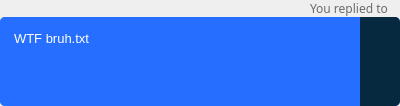
<?xml version="1.0" encoding="UTF-8"?>
<ui version="4.0">
 <class>Form</class>
 <widget class="QWidget" name="Form">
  <property name="geometry">
   <rect>
    <x>0</x>
    <y>0</y>
    <width>400</width>
    <height>106</height>
   </rect>
  </property>
  <layout class="QVBoxLayout" name="verticalLayout">
   <property name="spacing">
    <number>0</number>
   </property>
   <property name="leftMargin">
    <number>0</number>
   </property>
   <property name="topMargin">
    <number>0</number>
   </property>
   <property name="rightMargin">
    <number>0</number>
   </property>
   <property name="bottomMargin">
    <number>0</number>
   </property>
   <item>
    <layout class="QHBoxLayout" name="horizontalLayout">
     <property name="spacing">
      <number>0</number>
     </property>
     <property name="rightMargin">
      <number>12</number>
     </property>
     <item>
      <spacer name="horizontalSpacer">
       <property name="orientation">
        <enum>Qt::Horizontal</enum>
       </property>
       <property name="sizeHint" stdset="0">
        <size>
         <width>13</width>
         <height>13</height>
        </size>
       </property>
      </spacer>
     </item>
     <item>
      <widget class="QLabel" name="label_2">
       <property name="sizePolicy">
        <sizepolicy hsizetype="Minimum" vsizetype="Minimum">
         <horstretch>0</horstretch>
         <verstretch>0</verstretch>
        </sizepolicy>
       </property>
       <property name="font">
        <font>
         <family>Barlow</family>
        </font>
       </property>
       <property name="pixmap">
        <pixmap resource="C:/Users/moral/Desktop/Resources/Resources.qrc">:/icons/replied_to.png</pixmap>
       </property>
       <property name="alignment">
        <set>Qt::AlignCenter</set>
       </property>
      </widget>
     </item>
     <item>
      <widget class="QLabel" name="lbl_target">
       <property name="sizePolicy">
        <sizepolicy hsizetype="Minimum" vsizetype="Minimum">
         <horstretch>0</horstretch>
         <verstretch>0</verstretch>
        </sizepolicy>
       </property>
       <property name="font">
        <font>
         <family>Barlow</family>
        </font>
       </property>
       <property name="styleSheet">
        <string notr="true">color: #6b6b6b</string>
       </property>
       <property name="text">
        <string>You replied to</string>
       </property>
      </widget>
     </item>
    </layout>
   </item>
   <item>
    <widget class="QWidget" name="widget" native="true">
     <property name="cursor">
      <cursorShape>PointingHandCursor</cursorShape>
     </property>
     <property name="styleSheet">
      <string notr="true">border-radius: 5px; background-color: #256eff; padding: 10px; color: white;</string>
     </property>
     <layout class="QHBoxLayout" name="horizontalLayout_2">
      <property name="spacing">
       <number>0</number>
      </property>
      <property name="leftMargin">
       <number>0</number>
      </property>
      <property name="topMargin">
       <number>0</number>
      </property>
      <property name="rightMargin">
       <number>0</number>
      </property>
      <property name="bottomMargin">
       <number>0</number>
      </property>
      <item>
       <widget class="QTextEdit" name="textEdit">
        <property name="cursor" stdset="0">
         <cursorShape>PointingHandCursor</cursorShape>
        </property>
        <property name="frameShape">
         <enum>QFrame::NoFrame</enum>
        </property>
        <property name="verticalScrollBarPolicy">
         <enum>Qt::ScrollBarAlwaysOff</enum>
        </property>
        <property name="horizontalScrollBarPolicy">
         <enum>Qt::ScrollBarAlwaysOff</enum>
        </property>
        <property name="sizeAdjustPolicy">
         <enum>QAbstractScrollArea::AdjustToContents</enum>
        </property>
        <property name="undoRedoEnabled">
         <bool>true</bool>
        </property>
        <property name="readOnly">
         <bool>true</bool>
        </property>
        <property name="html">
         <string>&lt;!DOCTYPE HTML PUBLIC &quot;-//W3C//DTD HTML 4.0//EN&quot; &quot;http://www.w3.org/TR/REC-html40/strict.dtd&quot;&gt;
&lt;html&gt;&lt;head&gt;&lt;meta name=&quot;qrichtext&quot; content=&quot;1&quot; /&gt;&lt;style type=&quot;text/css&quot;&gt;
p, li { white-space: pre-wrap; }
&lt;/style&gt;&lt;/head&gt;&lt;body style=&quot; font-family:'MS Shell Dlg 2'; font-size:8.25pt; font-weight:400; font-style:normal;&quot;&gt;
&lt;p style=&quot; margin-top:0px; margin-bottom:0px; margin-left:0px; margin-right:0px; -qt-block-indent:0; text-indent:0px;&quot;&gt;&lt;span style=&quot; font-size:10pt;&quot;&gt;WTF bruh.txt&lt;/span&gt;&lt;/p&gt;&lt;/body&gt;&lt;/html&gt;</string>
        </property>
       </widget>
      </item>
      <item>
       <widget class="QLabel" name="label">
        <property name="minimumSize">
         <size>
          <width>40</width>
          <height>0</height>
         </size>
        </property>
        <property name="maximumSize">
         <size>
          <width>40</width>
          <height>16777215</height>
         </size>
        </property>
        <property name="styleSheet">
         <string notr="true">background: #06293f; border-radius: 0; border-top-right-radius: 5px;  border-bottom-right-radius: 5px;</string>
        </property>
        <property name="pixmap">
         <pixmap resource="C:/Users/moral/Desktop/Resources/Resources.qrc">:/icons/clip_huge.png</pixmap>
        </property>
        <property name="alignment">
         <set>Qt::AlignCenter</set>
        </property>
       </widget>
      </item>
     </layout>
    </widget>
   </item>
  </layout>
 </widget>
 <resources>
  <include location="C:/Users/moral/Desktop/Resources/Resources.qrc"/>
 </resources>
 <connections/>
</ui>
